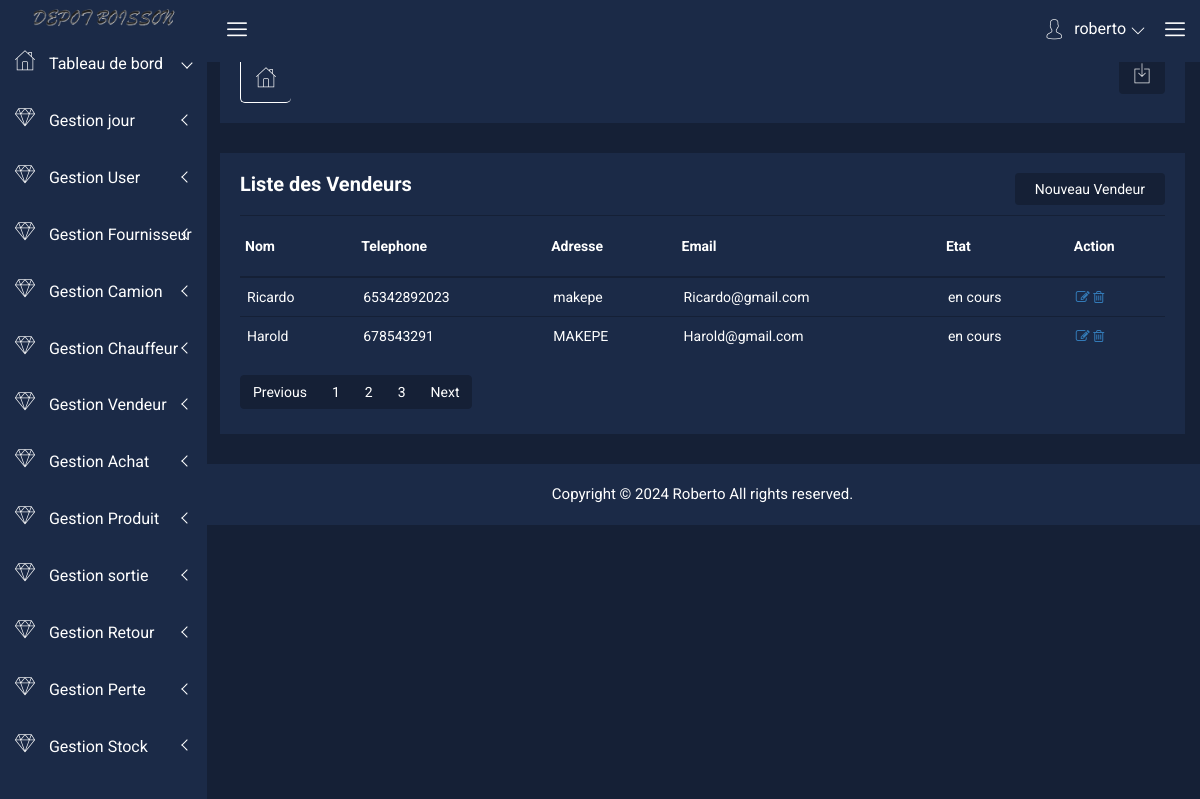
The app's page /index.php?page=listvendeur (signed in) with its own data.
### tables this page shows
CREATE TABLE `vendeur` (
  `id_vendeur` int(255) NOT NULL,
  `nom` varchar(255) NOT NULL,
  `telephone` varchar(255) NOT NULL,
  `adresse` varchar(255) NOT NULL,
  `email` varchar(255) NOT NULL,
  `etat` varchar(255) NOT NULL
);

### model/vendeur.php (called while the page is built, shortened)
<?php
 class vendeur{
    public function connect(){
      $host="localhost";
      $dbname="gestions_stocks";
      $user="root";
      $pass="";
      $connect = new PDO("mysql:host=$host;dbname=$dbname",$user,$pass);
      $connect->setAttribute(PDO::ATTR_ERRMODE,PDO::ERRMODE_EXCEPTION);
      return $connect;
    }
    public function listVendeur(){
      $connect=$this->connect();
      $requete=$connect->query("SELECT*FROM vendeur WHERE etat='en cours'");
      $resultat=$requete->fetchAll();
      return $resultat;
    }
    }

### vues/listvendeur.php (the view)
<?php
    require("header.php");
?>
       <div class="breadcome-area">
                <div class="container-fluid">
                    <div class="row">
                        <div class="col-lg-12 col-md-12 col-sm-12 col-xs-12">
							<div class="breadcome-list">
                                <div class="row">
                                    <div class="col-lg-6 col-md-6 col-sm-6 col-xs-6">
                                        <div class="breadcomb-wp">
											<div class="breadcomb-icon">
												<i class="icon nalika-home"></i>
											</div>
										</div>
                                    </div>
                                    <div class="col-lg-6 col-md-6 col-sm-6 col-xs-6">
                                        <div class="breadcomb-report">
											<button data-toggle="tooltip" data-placement="left" title="Download Report" class="btn"><i class="icon nalika-download"></i></button>
										</div>
                                    </div>
                                </div>
                            </div>
                        </div>
                    </div>
                </div>
            </div>
        </div>
<div class="product-status mg-b-30">
            <div class="container-fluid">
                <div class="row">
                    <div class="col-lg-12 col-md-12 col-sm-12 col-xs-12">
                        <div class="product-status-wrap">
                            <h4>Liste des Vendeurs</h4>
                            <div class="add-product">
                                <a href="index.php?page=addfournisseur">Nouveau Vendeur</a>
                            </div>
                            <table>
                                <tr>
                                    <th>Nom</th>
                                    <th>Telephone</th>
                                    <th>Adresse</th>
                                    <th>Email</th>
                                    <th>Etat</th>
                                    <th>Action</th>
                                </tr>
                <?php foreach($listvendeur as $data) { ?>
                                <tr>
                                    <td> <?php echo $data['nom'] ?> </td>
                                    <td><?php echo $data['telephone'] ?></td>
                                    <td>
                                    <?php echo $data['adresse'] ?>
                                    </td>
                                    <td><?php echo $data['email'] ?></td>
                                    <td><?php echo $data['etat'] ?></td>
                                    <td>
                                        <a href="index.php?page=modifierVendeur&id=<?php echo $data['id_vendeur'] ?>" class="pd-setting-ed"><i class="fa fa-pencil-square-o" aria-hidden="true"></i></a>
                                        <a href="index.php?page=deletevend&id=<?php echo $data['id_vendeur'] ?>" class="pd-setting-ed"><i class="fa fa-trash-o" aria-hidden="true"></i></a>
                                    </td>
                                </tr>
                <?php } ?>
                            </table>
                            <div class="custom-pagination">
								<ul class="pagination">
									<li class="page-item"><a class="page-link" href="#">Previous</a></li>
									<li class="page-item"><a class="page-link" href="#">1</a></li>
									<li class="page-item"><a class="page-link" href="#">2</a></li>
									<li class="page-item"><a class="page-link" href="#">3</a></li>
									<li class="page-item"><a class="page-link" href="#">Next</a></li>
								</ul>
                            </div>
                        </div>
                    </div>
                </div>
            </div>
        </div>
<?php
    require("footer.php");
?>

### css/main.css (style rules this page uses)
html { color: #222; font-size: 1em; line-height: 1.4; }

### records on screen
vendeur: nom "Ricardo", telephone "65342892023", adresse "makepe", email "Ricardo@gmail.com", etat "en cours"
vendeur: nom "Harold", telephone "678543291", adresse "MAKEPE", email "Harold@gmail.com", etat "en cours"

### other values on screen
$_SESSION['user'] "roberto"
